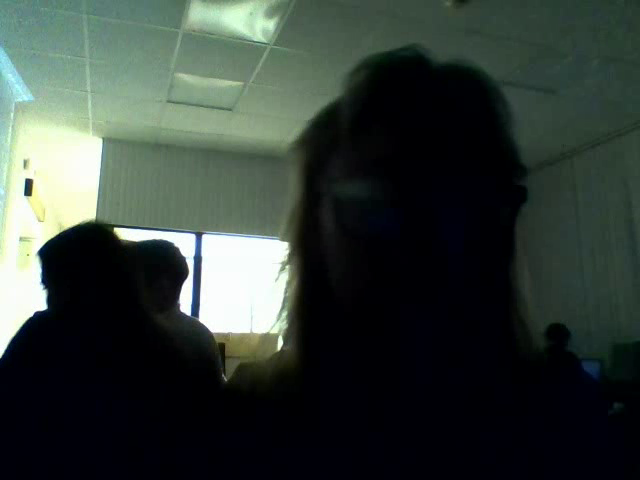
#> input picture frame 2 of output.mov, 640 x 480 px
$ python four.py
#> lines starting #> are read from the running program, lines starting #| are printed output that depends on the picture; after the words box and inside, x2 and y2 are one past the last pixel; in counts of white or black regions, pixels touching at a corner belong together
import math
import cv2
import numpy as np

def readFileWriteMotion():
    delta_thresh = 25
    min_area = 0
    video = cv2.VideoCapture(r'E:/new/testProjectMult/output.mov', cv2.CAP_ANY)
    ok, frame = video.read()
#> frame is the input picture: shape (480, 640, 3); mean B, G, R 57, 62.7, 52.9
    gray = cv2.cvtColor(frame, cv2.COLOR_BGR2GRAY)
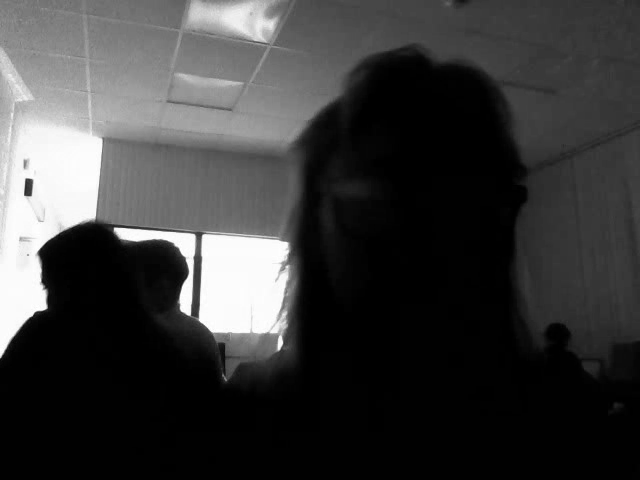
#> gray: shape (480, 640); min 0, max 255, mean 59.1
    gray = cv2.GaussianBlur(gray, (21, 21), 0)
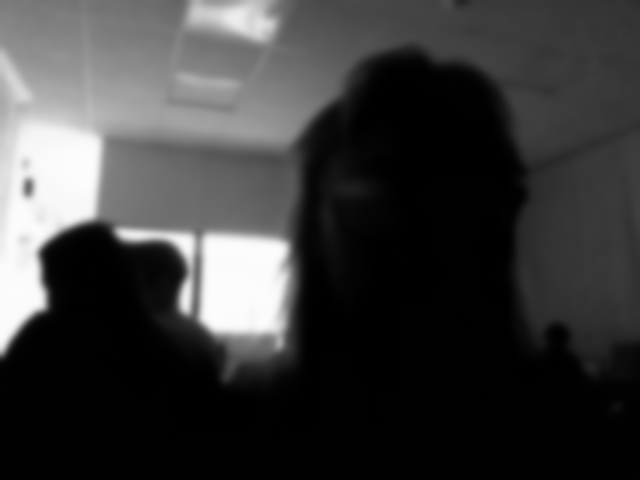
#> gray: shape (480, 640); min 0, max 253, mean 59.1
    w = int(video.get(cv2.CAP_PROP_FRAME_WIDTH))
    h = int(video.get(cv2.CAP_PROP_FRAME_HEIGHT))
    fourcc = cv2.VideoWriter_fourcc(*'XVID')
    video_writer = cv2.VideoWriter("motion.mov", fourcc, 25, (w, h))
    while (ok):
        ok1,frame1 = ok,frame
#> ok1 = True
        ok, frame = video.read()
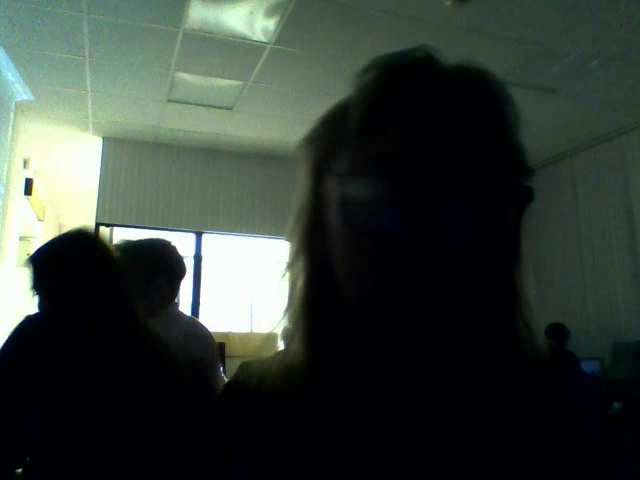
#> input picture frame 3 of output.mov, 640 x 480 px
#> frame is the input picture: shape (480, 640, 3); mean B, G, R 56.9, 63.1, 53.5
        if not(ok):
            break
        prev_gray = gray.copy()
        gray = cv2.cvtColor(frame, cv2.COLOR_BGR2GRAY)
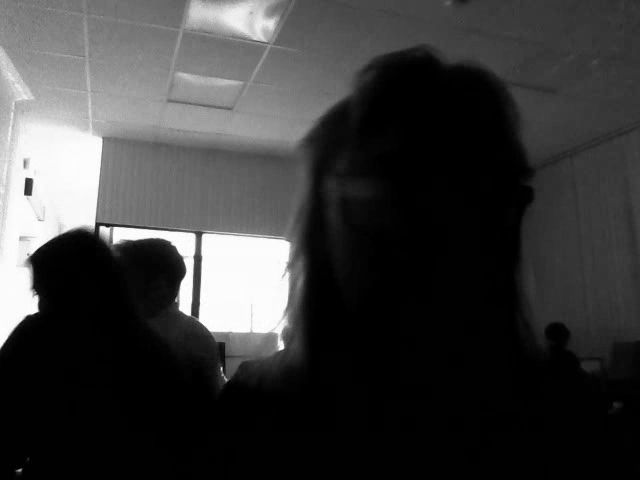
#> gray: shape (480, 640); min 0, max 255, mean 59.5
        gray = cv2.GaussianBlur(gray, (21, 21), 0)
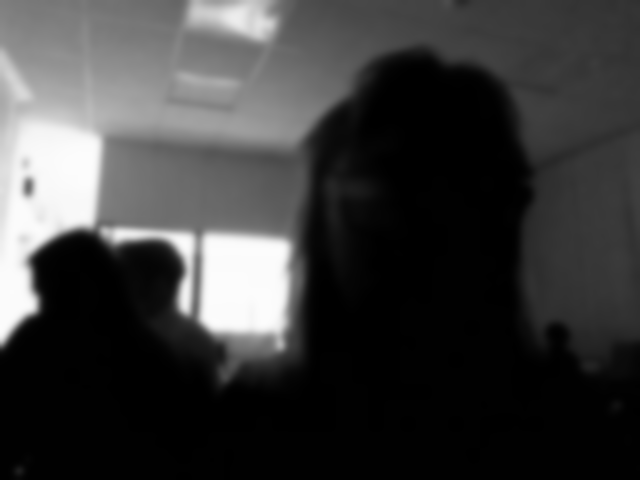
#> gray: shape (480, 640); min 0, max 252, mean 59.5

        frameDelta = cv2.absdiff(gray, prev_gray)
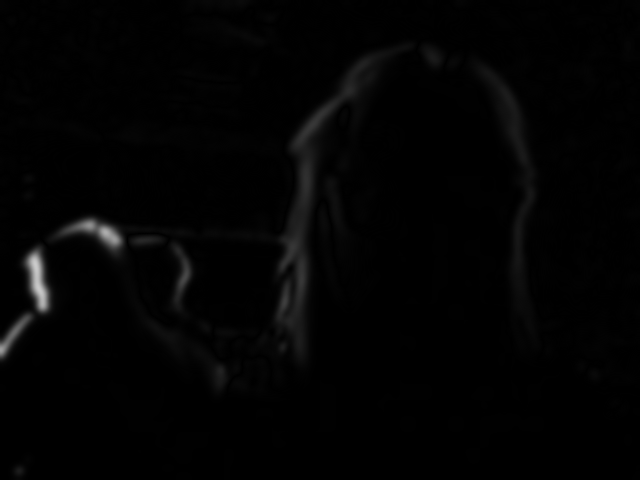
#> frameDelta: shape (480, 640); min 0, max 203, mean 3

        thresh = cv2.threshold(frameDelta, delta_thresh, 255,
                               cv2.THRESH_BINARY)[1]
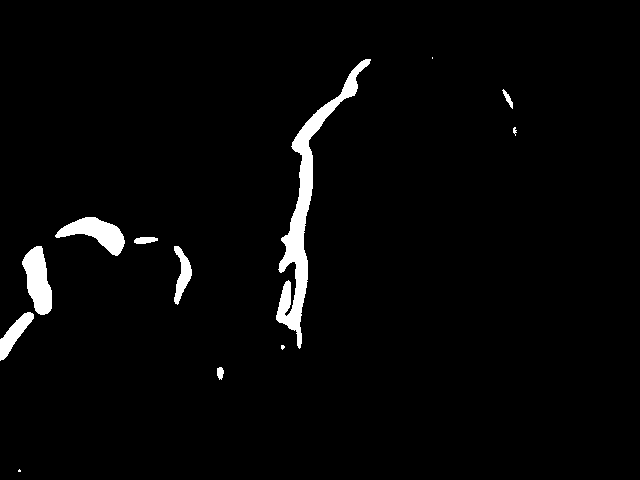
#> thresh: shape (480, 640); 2.8% white; 12 white regions (3 under 20 px)
        (cnts, _) = cv2.findContours(thresh.copy(), cv2.RETR_EXTERNAL, cv2.CHAIN_APPROX_SIMPLE)
#> cnts = 12 contours, 4 with area under 20; largest, box (x1, y1, x2, y2) and area: (276, 59, 371, 349) 4033, (22, 246, 52, 315) 1251, (55, 217, 125, 256) 1184, (0, 312, 34, 361) 582, (174, 246, 192, 305) 452, (134, 237, 158, 244) 106, (502, 89, 513, 109) 56, (217, 367, 224, 380) 54
        motion_detected = False
        cv2.imshow('img', frame1)
        for c in cnts:
            if cv2.contourArea(c) > min_area:
                motion_detected = True
                break
            else:
                motion_detected = False
#> this loop made 1 pass
        if (motion_detected):
            video_writer.write(frame1)
        cv2.waitKey(5)
    video.release()
    cv2.destroyAllWindows()

readFileWriteMotion()

$ run again, starting later in the video
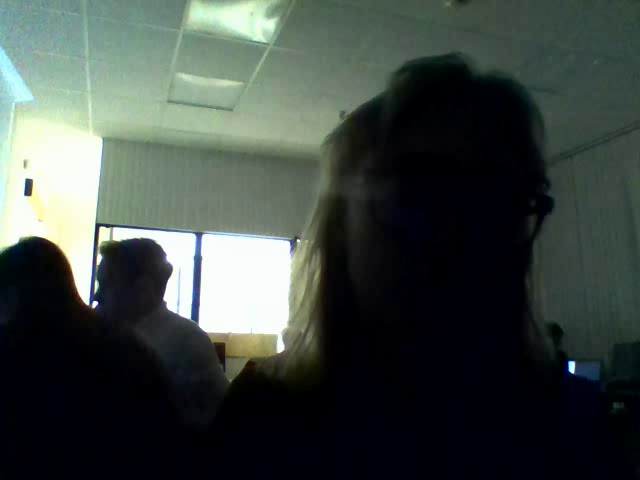
#> input picture frame 12 of output.mov, 640 x 480 px
#> in readFileWriteMotion, frame is the input picture: shape (480, 640, 3); mean B, G, R 68, 72.3, 63.6
#> ok1 = True
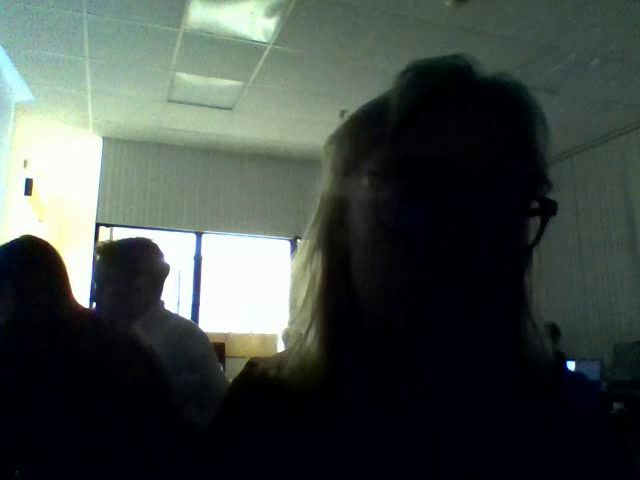
#> input picture frame 13 of output.mov, 640 x 480 px
#> in readFileWriteMotion, frame is the input picture: shape (480, 640, 3); mean B, G, R 70.3, 74.7, 66.1
#> in readFileWriteMotion, `thresh = cv2.threshold(frameDelta, delta_thresh, 255, cv2.THRESH_BINAR..`:
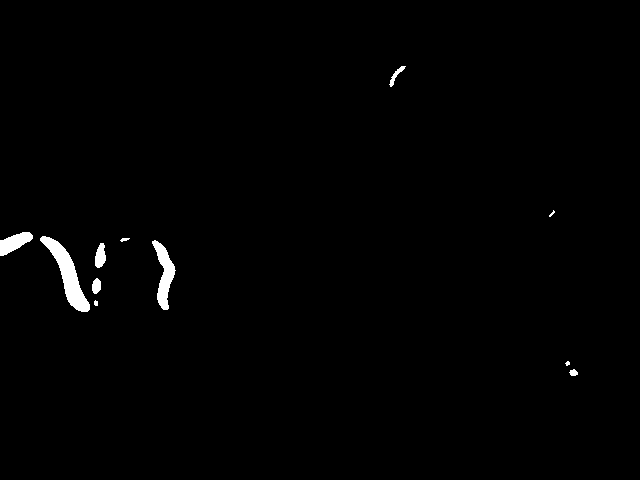
#> thresh: shape (480, 640); 0.96% white; 11 white regions (2 under 20 px)
#> cnts = 11 contours, 4 with area under 20; largest, box (x1, y1, x2, y2) and area: (40, 236, 90, 312) 1137, (152, 240, 176, 310) 671, (0, 232, 33, 256) 404, (95, 243, 106, 268) 173, (92, 278, 101, 294) 94, (389, 66, 406, 87) 74, (569, 369, 578, 376) 34
#> the loop in readFileWriteMotion, `for c in cnts:` made 1 pass
